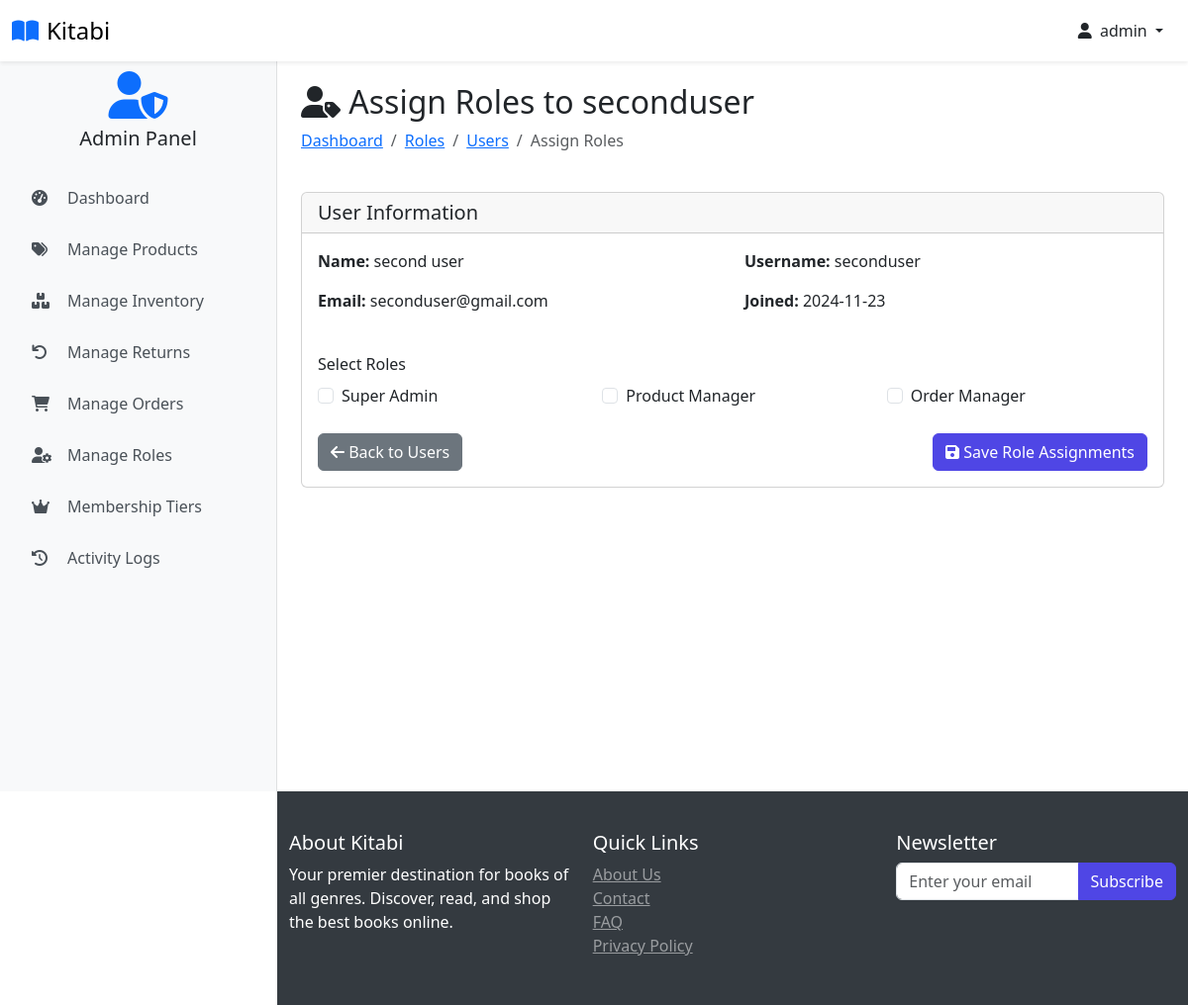
The page /users/2/roles (signed in) on the database its author committed.
### website/models.py (models this page shows, shortened)
class Customer(db.Model, UserMixin):
    id = db.Column(db.Integer, primary_key=True)
    full_name = db.Column(db.String(100), nullable=False)
    email = db.Column(db.String(100), unique=True, nullable=False)
    username = db.Column(db.String(100), unique=True, nullable=False)
    password_hash = db.Column(db.String(200), nullable=False)
    date_joined = db.Column(db.DateTime(), default=datetime.utcnow)
    is_admin_val = db.Column(db.Boolean, default=False)
    last_login = db.Column(db.DateTime)
    status = db.Column(db.String(20), default='active')
    membership_tier_id = db.Column(db.Integer, db.ForeignKey('membership_tier.id'), default=1)  # Default to Normal
    points = db.Column(db.Integer, default=0)
    membership_tier = db.relationship('MembershipTier', backref='customers')
    cart_items = db.relationship('Cart', back_populates='customer', lazy=True)
    orders = db.relationship('Order', back_populates='customer', lazy=True)
    activity_logs = db.relationship('ActivityLog', back_populates='user', lazy=True)
    returns = db.relationship('Return', foreign_keys='Return.customer_link', back_populates='customer', lazy=True)
    roles = db.relationship(
        'Role',
        secondary=user_roles,
        back_populates='users',
        lazy='dynamic'
    )
    @property
    def password(self):
        raise AttributeError('Password is not a readable Attribute')
    @property
    def is_admin(self):
        return self.is_admin_val or any(
            role.name in ['Super Admin', 'Product Manager', 'Order Manager']
            for role in self.roles
        )
    def has_permission(self, permission):
        if not self.roles:
            return False
        for role in self.roles:
            permissions = role.permissions or []
            if permission in permissions:
                return True
        return False

class Role(db.Model):
    id = db.Column(db.Integer, primary_key=True)
    name = db.Column(db.String(50), unique=True, nullable=False)
    description = db.Column(db.String(200))
    permissions = db.Column(db.JSON)
    created_at = db.Column(db.DateTime, default=datetime.utcnow)
    users = db.relationship(
        'Customer',
        secondary=user_roles,
        back_populates='roles',
        lazy='dynamic'
    )

### website/admin.py (the view, shortened to what this page needs)
@admin.route('/users/<int:user_id>/roles', methods=['GET', 'POST'])
@login_required
@admin_required
@check_permission('manage_users')
def assign_roles(user_id):
    user = Customer.query.get_or_404(user_id)
    form = AssignRoleForm()
    form.roles.choices = [(r.id, r.name) for r in Role.query.all()]
    form.roles.data = [role.id for role in user.roles]
    return render_template('assign_roles.html', form=form, user=user)

### website/forms.py
class AssignRoleForm(FlaskForm):
    roles = SelectMultipleField('Roles', coerce=int)
    submit = SubmitField('Assign Roles')

### website/templates/assign_roles.html (shortened to what this page needs)
{% extends 'base.html' %}
{% block body %}
<div class="container  ">
    <div class="row mb-4">
        <div class="col">
            <h2><i class="fas fa-user-tag"></i> Assign Roles to {{ user.username }}</h2>
            <nav aria-label="breadcrumb">
                <ol class="breadcrumb">
                    <li class="breadcrumb-item"><a href="{{ url_for('admin.admin_page') }}">Dashboard</a></li>
                    <li class="breadcrumb-item"><a href="{{ url_for('admin.manage_roles') }}">Roles</a></li>
                    <li class="breadcrumb-item"><a href="{{ url_for('admin.display_customers') }}">Users</a></li>
                    <li class="breadcrumb-item active">Assign Roles</li>
                </ol>
            </nav>
        </div>
    </div>
    <div class="card">
        <div class="card-header">
            <h5 class="card-title mb-0">User Information</h5>
        </div>
        <div class="card-body">
            <div class="row mb-4">
                <div class="col-md-6">
                    <p><strong>Name:</strong> {{ user.full_name }}</p>
                    <p><strong>Email:</strong> {{ user.email }}</p>
                </div>
                <div class="col-md-6">
                    <p><strong>Username:</strong> {{ user.username }}</p>
                    <p><strong>Joined:</strong> {{ user.date_joined.strftime('%Y-%m-%d') }}</p>
                </div>
            </div>
            <form method="POST">
                <div class="mb-3">
                    <label class="form-label">Select Roles</label>
                    <div class="row">
                        {% for value, label in form.roles.choices %}
                        <div class="col-md-4 mb-2">
                            <div class="form-check">
                                <input class="form-check-input" type="checkbox" name="roles"
                                       value="{{ value }}" id="role_{{ value }}"
                                       {% if value in form.roles.data %}checked{% endif %}>
                                <label class="form-check-label" for="role_{{ value }}">
                                    {{ label }}
                                </label>
                            </div>
                        </div>
                        {% endfor %}
                    </div>
                </div>
                <div class="d-flex justify-content-between">
                    <a href="{{ url_for('admin.display_customers') }}" class="btn btn-secondary">
                        <i class="fas fa-arrow-left"></i> Back to Users
                    </a>
                    <button type="submit" class="btn btn-primary">
                        <i class="fas fa-save"></i> Save Role Assignments
                    </button>
                </div>
            </form>
        </div>
    </div>
</div>
{% endblock %}

### website/templates/base.html (shortened to what this page needs)
<!DOCTYPE html>
<html lang="en">
<head>
    <link rel="stylesheet" href="{{ url_for('static', filename='css/bootstrap.min.css') }}">
    <link rel="stylesheet" href="{{ url_for('static', filename='css/owl.carousel.min.css') }}">
    <link rel="stylesheet" href="{{ url_for('static', filename='css/style.css') }}">
    <link rel="stylesheet" href="https://cdnjs.cloudflare.com/ajax/libs/font-awesome/6.0.0/css/all.min.css">
</head>
<body class="{% if current_user.is_authenticated %}{% if current_user.is_admin %}admin-user{% else %}user{% endif %}{% else %}guest{% endif %}">
<nav class="navbar navbar-light bg-white fixed-top shadow-sm">
    <div class="container-fluid">
        <div class="d-flex align-items-center">
            <a class="navbar-brand d-flex align-items-center" href="/">
                <i class="fas fa-book-open text-primary me-2"></i>
                <span class="font-weight-bold">Kitabi</span>
            </a>
        </div>
        <div class="d-flex align-items-center user-nav">
            {% if current_user.is_authenticated %}
                <div class="dropdown">
                    <button class="btn btn-link text-dark text-decoration-none dropdown-toggle" type="button" id="userDropdown" data-bs-toggle="dropdown" aria-expanded="false">
                        <i class="fas fa-user me-1"></i>
                        {{ current_user.username }}
                    </button>
                </div>
            {% else %}
                <a href="{{ url_for('auth.login') }}" class="btn btn-primary">
                    <i class="fas fa-sign-in-alt me-2"></i>Login
                </a>
            {% endif %}
        </div>
    </div>
</nav>
    {% if current_user.is_authenticated %}
        {% if current_user.is_admin %}
            <div class="admin-sidebar">
                <div class="text-center mb-4">
                    <i class="fas fa-user-shield fa-3x text-primary"></i>
                    <h5 class="mt-2">Admin Panel</h5>
                </div>
                <div class="nav flex-column">
                    <a class="admin-nav-item" href="{{ url_for('admin.admin_page') }}">
                        <i class="fas fa-tachometer-alt"></i>Dashboard
                    </a>
                    <a class="admin-nav-item" href="{{ url_for('admin.shop_items') }}">
                        <i class="fas fa-tags"></i>Manage Products
                    </a>
                    <a class="admin-nav-item" href="{{ url_for('admin.inventory_management') }}">
                        <i class="fas fa-boxes"></i>Manage Inventory
                    </a>
                    <a class="admin-nav-item" href="{{ url_for('admin.returns_management') }}">
                        <i class="fas fa-undo"></i>Manage Returns
                    </a>
                    <a class="admin-nav-item" href="{{ url_for('admin.order_view') }}">
                        <i class="fas fa-shopping-cart"></i>Manage Orders
                    </a>
                    <a class="admin-nav-item" href="{{ url_for('admin.manage_roles') }}">
                        <i class="fas fa-user-cog"></i>Manage Roles
                    </a>
                    <a class="admin-nav-item" href="{{ url_for('admin.membership_tiers') }}">
                        <i class="fas fa-crown"></i>Membership Tiers
                    </a>
                    <a class="admin-nav-item" href="{{ url_for('admin.view_activity_logs') }}">
                        <i class="fas fa-history"></i>Activity Logs
                    </a>
                </div>
            </div>
        {% endif %}
{% endif %}
    <main class="main-content">
         <div class="container pt-2">
            {% block body %}{% endblock %}
        </div>
    </main>
    <footer>
         <div class="container pt-2">
            <div class="row">
                <div class="col-md-4">
                    <h5>About Kitabi</h5>
                    <p>Your premier destination for books of all genres. Discover, read, and shop the best books online.</p>
                </div>
                <div class="col-md-4">
                    <h5>Quick Links</h5>
                    <ul class="list-unstyled">
                        <li><a href="#" class="text-white-50">About Us</a></li>
                        <li><a href="#" class="text-white-50">Contact</a></li>
                        <li><a href="#" class="text-white-50">FAQ</a></li>
                    <li><a href="#" class="text-white-50">Privacy Policy</a></li>
                </ul>
            </div>
            <div class="col-md-4">
                <h5>Newsletter</h5>
                <form>
                    <div class="input-group">
                        <input type="email" class="form-control" placeholder="Enter your email">
                        <button class="btn btn-primary" type="submit">Subscribe</button>
                    </div>
                </form>
            </div>
        </div>
    </div>
</footer>
</body>
</html>

### website/static/css/style.css (style rules this page uses)
:root { --primary-color: #4f46e5; --secondary-color: #818cf8; --dark-color: #1f2937; --light-color: #f3f4f6; }
body { font-family: 'Segoe UI', Tahoma, Geneva, Verdana, sans-serif; padding-top: 56px; margin: 0; }
.navbar-brand { font-size: 1.5rem; }
.sidebar, .admin-sidebar { height: calc(100vh - 56px); position: fixed; top: 56px; left: 0; width: 280px; z-index: 1000; overflow-y: auto; transition: transform 0.3s ease-in-out; padding: 1rem; }
.admin-sidebar { background-color: #f8f9fa; border-right: 1px solid rgba(0, 0, 0, 0.1); }
.main-content { padding-top: 20px; min-height: calc(100vh - 56px); transition: margin-left 0.3s ease-in-out; }
body.admin-user .main-content { margin-left: 280px; }
.admin-nav-item { display: flex; align-items: center; padding: 0.75rem 1rem; color: #495057; text-decoration: none; border-radius: 0.25rem; transition: all 0.2s; margin-bottom: 0.25rem; }
.admin-nav-item i { width: 1.5rem; margin-right: 0.75rem; }
.btn-primary { background-color: var(--primary-color); border-color: var(--primary-color); }
footer { flex-shrink: 0; position: relative; width: 100%; margin-top: auto; }
@media (min-width: 992px) { body:not(.admin-user) footer, body.admin-user footer { margin-left: 280px; width: calc(100% - 280px); } }

### website/templates/base.html (style rules this page uses)
body { min-height: 100vh; display: flex; flex-direction: column; padding-top: 56px; }
.sidebar, .admin-sidebar { height: calc(100vh - 56px); position: fixed; top: 56px; left: 0; width: 280px; z-index: 1000; overflow-y: auto; transition: transform 0.3s ease-in-out; padding: 1rem; }
.admin-sidebar { background-color: #f8f9fa; border-right: 1px solid rgba(0, 0, 0, 0.1); }
.admin-nav-item { display: flex; align-items: center; padding: 0.75rem 1rem; color: #495057; text-decoration: none; border-radius: 0.25rem; transition: all 0.2s; margin-bottom: 0.25rem; }
.admin-nav-item i { width: 1.5rem; margin-right: 0.75rem; }
.main-content { flex: 1; padding-top: 20px; transition: margin-left 0.3s ease-in-out; }
footer { margin-top: auto; background-color: #343a40; color: white; padding: 2rem 0; }
@media (min-width: 992px) { body.admin-user .main-content, body.admin-user footer { margin-left: 280px; } }

### rows shown on the page
Customer: username "admin"
Customer: username "seconduser", full_name "second user", email "seconduser@gmail.com", date_joined "2024-11-23"
Role: name "Super Admin"
Role: name "Product Manager"
Role: name "Order Manager"
